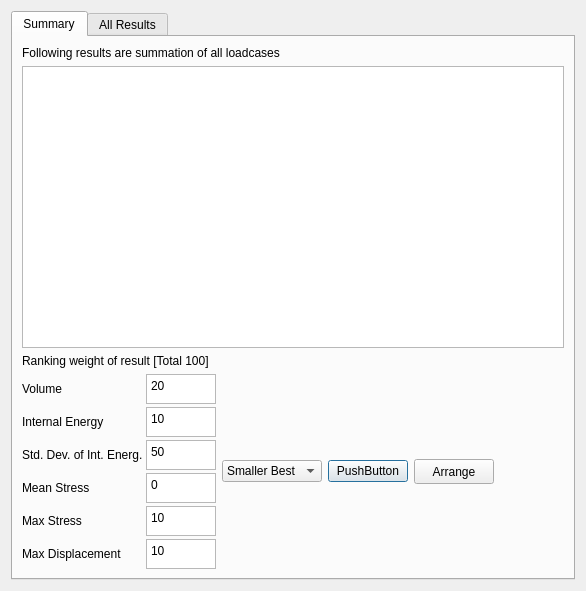
<?xml version="1.0" encoding="UTF-8"?>
<ui version="4.0">
 <class>Dialog</class>
 <widget class="QDialog" name="Dialog">
  <property name="geometry">
   <rect>
    <x>0</x>
    <y>0</y>
    <width>586</width>
    <height>591</height>
   </rect>
  </property>
  <property name="windowTitle">
   <string>Results</string>
  </property>
  <layout class="QVBoxLayout" name="verticalLayout">
   <item>
    <widget class="QTabWidget" name="tabWidget">
     <property name="minimumSize">
      <size>
       <width>0</width>
       <height>0</height>
      </size>
     </property>
     <property name="currentIndex">
      <number>0</number>
     </property>
     <widget class="QWidget" name="summary">
      <attribute name="title">
       <string>Summary</string>
      </attribute>
      <layout class="QHBoxLayout" name="horizontalLayout_2">
       <item>
        <layout class="QVBoxLayout" name="verticalLayout_3">
         <item>
          <widget class="QLabel" name="label_2">
           <property name="text">
            <string>Following results are summation of all loadcases</string>
           </property>
          </widget>
         </item>
         <item>
          <widget class="QTableView" name="resultsTable_sum">
           <property name="sizePolicy">
            <sizepolicy hsizetype="Expanding" vsizetype="Expanding">
             <horstretch>0</horstretch>
             <verstretch>0</verstretch>
            </sizepolicy>
           </property>
           <property name="minimumSize">
            <size>
             <width>0</width>
             <height>0</height>
            </size>
           </property>
           <property name="maximumSize">
            <size>
             <width>16777215</width>
             <height>350</height>
            </size>
           </property>
           <property name="toolTip">
            <string>Click the row to open file</string>
           </property>
           <property name="verticalScrollBarPolicy">
            <enum>Qt::ScrollBarAsNeeded</enum>
           </property>
           <property name="horizontalScrollBarPolicy">
            <enum>Qt::ScrollBarAsNeeded</enum>
           </property>
           <property name="sizeAdjustPolicy">
            <enum>QAbstractScrollArea::AdjustToContents</enum>
           </property>
          </widget>
         </item>
         <item>
          <widget class="QLabel" name="label_5">
           <property name="text">
            <string>Ranking weight of result [Total 100]</string>
           </property>
          </widget>
         </item>
         <item>
          <layout class="QHBoxLayout" name="horizontalLayout">
           <item>
            <layout class="QGridLayout" name="gridLayout_2" rowstretch="1,0,0,0,0,0" columnstretch="1,0">
             <property name="spacing">
              <number>3</number>
             </property>
             <item row="2" column="1">
              <widget class="QPlainTextEdit" name="standarddeviation">
               <property name="minimumSize">
                <size>
                 <width>0</width>
                 <height>0</height>
                </size>
               </property>
               <property name="maximumSize">
                <size>
                 <width>70</width>
                 <height>30</height>
                </size>
               </property>
               <property name="plainText">
                <string>50</string>
               </property>
              </widget>
             </item>
             <item row="1" column="0">
              <widget class="QLabel" name="internalenergyL">
               <property name="maximumSize">
                <size>
                 <width>16777215</width>
                 <height>30</height>
                </size>
               </property>
               <property name="text">
                <string>Internal Energy</string>
               </property>
              </widget>
             </item>
             <item row="0" column="1">
              <widget class="QPlainTextEdit" name="volume">
               <property name="sizePolicy">
                <sizepolicy hsizetype="Expanding" vsizetype="Expanding">
                 <horstretch>0</horstretch>
                 <verstretch>0</verstretch>
                </sizepolicy>
               </property>
               <property name="maximumSize">
                <size>
                 <width>70</width>
                 <height>30</height>
                </size>
               </property>
               <property name="plainText">
                <string>20</string>
               </property>
              </widget>
             </item>
             <item row="4" column="1">
              <widget class="QPlainTextEdit" name="maxstress">
               <property name="maximumSize">
                <size>
                 <width>70</width>
                 <height>30</height>
                </size>
               </property>
               <property name="plainText">
                <string>10</string>
               </property>
              </widget>
             </item>
             <item row="1" column="1">
              <widget class="QPlainTextEdit" name="internalenergy">
               <property name="minimumSize">
                <size>
                 <width>0</width>
                 <height>0</height>
                </size>
               </property>
               <property name="maximumSize">
                <size>
                 <width>70</width>
                 <height>30</height>
                </size>
               </property>
               <property name="plainText">
                <string>10</string>
               </property>
              </widget>
             </item>
             <item row="3" column="1">
              <widget class="QPlainTextEdit" name="meanstress">
               <property name="maximumSize">
                <size>
                 <width>70</width>
                 <height>30</height>
                </size>
               </property>
               <property name="plainText">
                <string>0</string>
               </property>
              </widget>
             </item>
             <item row="2" column="0">
              <widget class="QLabel" name="standarddeviationL">
               <property name="maximumSize">
                <size>
                 <width>16777215</width>
                 <height>30</height>
                </size>
               </property>
               <property name="text">
                <string>Std. Dev. of Int. Energ.</string>
               </property>
              </widget>
             </item>
             <item row="3" column="0">
              <widget class="QLabel" name="meanstressL">
               <property name="maximumSize">
                <size>
                 <width>16777215</width>
                 <height>30</height>
                </size>
               </property>
               <property name="text">
                <string>Mean Stress</string>
               </property>
              </widget>
             </item>
             <item row="5" column="1">
              <widget class="QPlainTextEdit" name="maxdisplacement">
               <property name="maximumSize">
                <size>
                 <width>70</width>
                 <height>30</height>
                </size>
               </property>
               <property name="plainText">
                <string>10</string>
               </property>
              </widget>
             </item>
             <item row="5" column="0">
              <widget class="QLabel" name="maxdisplacementL">
               <property name="maximumSize">
                <size>
                 <width>16777215</width>
                 <height>30</height>
                </size>
               </property>
               <property name="text">
                <string>Max Displacement</string>
               </property>
              </widget>
             </item>
             <item row="4" column="0">
              <widget class="QLabel" name="maxstressL">
               <property name="maximumSize">
                <size>
                 <width>16777215</width>
                 <height>30</height>
                </size>
               </property>
               <property name="text">
                <string>Max Stress</string>
               </property>
              </widget>
             </item>
             <item row="0" column="0">
              <widget class="QLabel" name="volumeL">
               <property name="sizePolicy">
                <sizepolicy hsizetype="Fixed" vsizetype="Preferred">
                 <horstretch>0</horstretch>
                 <verstretch>0</verstretch>
                </sizepolicy>
               </property>
               <property name="maximumSize">
                <size>
                 <width>200</width>
                 <height>30</height>
                </size>
               </property>
               <property name="text">
                <string>Volume</string>
               </property>
               <property name="buddy">
                <cstring>volumeL</cstring>
               </property>
              </widget>
             </item>
            </layout>
           </item>
           <item>
            <layout class="QVBoxLayout" name="verticalLayout_2"/>
           </item>
           <item>
            <widget class="QComboBox" name="sn_set">
             <item>
              <property name="text">
               <string>Smaller Best</string>
              </property>
             </item>
             <item>
              <property name="text">
               <string>Larger Best</string>
              </property>
             </item>
            </widget>
           </item>
           <item>
            <widget class="QPushButton" name="arrange1">
             <property name="text">
              <string>PushButton</string>
             </property>
            </widget>
           </item>
           <item>
            <widget class="QPushButton" name="arrange">
             <property name="minimumSize">
              <size>
               <width>0</width>
               <height>25</height>
              </size>
             </property>
             <property name="text">
              <string>Arrange</string>
             </property>
            </widget>
           </item>
           <item>
            <spacer name="horizontalSpacer">
             <property name="orientation">
              <enum>Qt::Horizontal</enum>
             </property>
             <property name="sizeHint" stdset="0">
              <size>
               <width>40</width>
               <height>20</height>
              </size>
             </property>
            </spacer>
           </item>
          </layout>
         </item>
        </layout>
       </item>
      </layout>
     </widget>
     <widget class="QWidget" name="allresults">
      <attribute name="title">
       <string>All Results</string>
      </attribute>
      <layout class="QVBoxLayout" name="verticalLayout_4">
       <item>
        <layout class="QHBoxLayout" name="horizontalLayout_3">
         <item>
          <widget class="QTableView" name="resultsTable_all">
           <property name="minimumSize">
            <size>
             <width>0</width>
             <height>0</height>
            </size>
           </property>
           <property name="maximumSize">
            <size>
             <width>16777215</width>
             <height>16777215</height>
            </size>
           </property>
          </widget>
         </item>
        </layout>
       </item>
       <item>
        <widget class="QLabel" name="label_3">
         <property name="text">
          <string>You can open the files by clicking the row</string>
         </property>
        </widget>
       </item>
      </layout>
     </widget>
    </widget>
   </item>
  </layout>
 </widget>
 <tabstops>
  <tabstop>volume</tabstop>
  <tabstop>internalenergy</tabstop>
  <tabstop>standarddeviation</tabstop>
  <tabstop>meanstress</tabstop>
  <tabstop>maxstress</tabstop>
  <tabstop>maxdisplacement</tabstop>
  <tabstop>resultsTable_sum</tabstop>
 </tabstops>
 <resources/>
 <connections/>
</ui>
